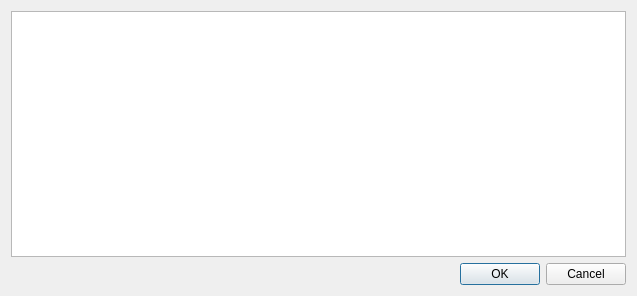
<?xml version="1.0" encoding="UTF-8"?>
<ui version="4.0">
 <class>Dialog</class>
 <widget class="QDialog" name="Dialog">
  <property name="geometry">
   <rect>
    <x>0</x>
    <y>0</y>
    <width>637</width>
    <height>296</height>
   </rect>
  </property>
  <property name="windowTitle">
   <string>Surface Driver</string>
  </property>
  <layout class="QVBoxLayout" name="verticalLayout">
   <item>
    <widget class="QTableWidget" name="FtableWidget"/>
   </item>
   <item>
    <widget class="QDialogButtonBox" name="buttonBox">
     <property name="orientation">
      <enum>Qt::Horizontal</enum>
     </property>
     <property name="standardButtons">
      <set>QDialogButtonBox::Cancel|QDialogButtonBox::Ok</set>
     </property>
    </widget>
   </item>
  </layout>
 </widget>
 <resources/>
 <connections>
  <connection>
   <sender>buttonBox</sender>
   <signal>accepted()</signal>
   <receiver>Dialog</receiver>
   <slot>accept()</slot>
   <hints>
    <hint type="sourcelabel">
     <x>248</x>
     <y>254</y>
    </hint>
    <hint type="destinationlabel">
     <x>157</x>
     <y>274</y>
    </hint>
   </hints>
  </connection>
  <connection>
   <sender>buttonBox</sender>
   <signal>rejected()</signal>
   <receiver>Dialog</receiver>
   <slot>reject()</slot>
   <hints>
    <hint type="sourcelabel">
     <x>316</x>
     <y>260</y>
    </hint>
    <hint type="destinationlabel">
     <x>286</x>
     <y>274</y>
    </hint>
   </hints>
  </connection>
 </connections>
</ui>
